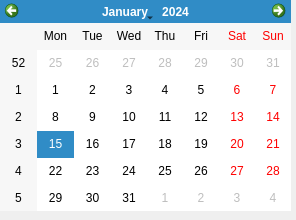
<?xml version="1.0" encoding="UTF-8"?>
<ui version="4.0">
 <class>DateTime</class>
 <widget class="QWidget" name="DateTime">
  <property name="geometry">
   <rect>
    <x>0</x>
    <y>0</y>
    <width>296</width>
    <height>220</height>
   </rect>
  </property>
  <property name="minimumSize">
   <size>
    <width>296</width>
    <height>220</height>
   </size>
  </property>
  <property name="maximumSize">
   <size>
    <width>296</width>
    <height>220</height>
   </size>
  </property>
  <property name="windowTitle">
   <string>Form</string>
  </property>
  <widget class="QCalendarWidget" name="calendarWidget">
   <property name="geometry">
    <rect>
     <x>0</x>
     <y>0</y>
     <width>291</width>
     <height>211</height>
    </rect>
   </property>
  </widget>
 </widget>
 <resources/>
 <connections/>
</ui>
